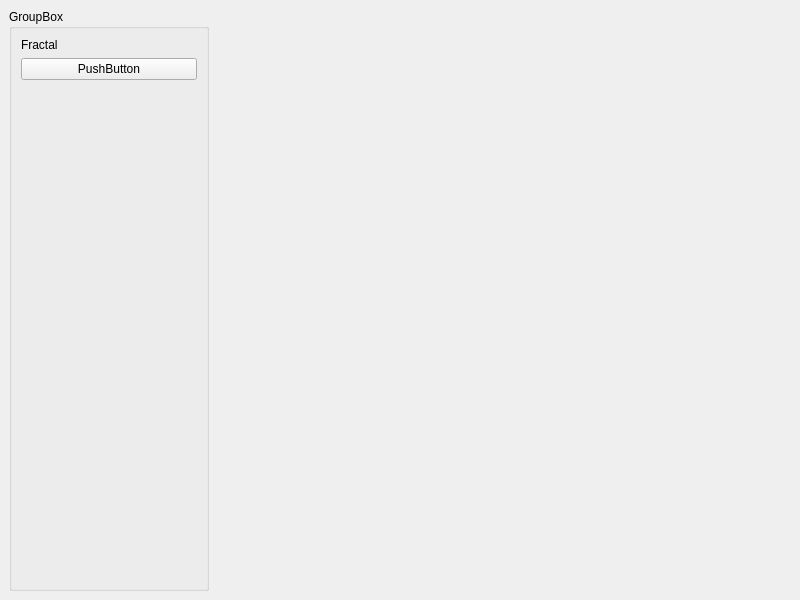
<?xml version="1.0" encoding="UTF-8"?>
<ui version="4.0">
 <class>MainWindow</class>
 <widget class="QMainWindow" name="MainWindow">
  <property name="geometry">
   <rect>
    <x>0</x>
    <y>0</y>
    <width>800</width>
    <height>600</height>
   </rect>
  </property>
  <property name="windowTitle">
   <string>Mandelbrot fractal - Mateusz Siedlecki</string>
  </property>
  <property name="styleSheet">
   <string notr="true">opacity: 0.5;</string>
  </property>
  <widget class="QWidget" name="centralwidget">
   <layout class="QHBoxLayout" name="horizontalLayout_2">
    <item>
     <widget class="QGroupBox" name="sidePanel">
      <property name="enabled">
       <bool>true</bool>
      </property>
      <property name="sizePolicy">
       <sizepolicy hsizetype="Fixed" vsizetype="Expanding">
        <horstretch>0</horstretch>
        <verstretch>0</verstretch>
       </sizepolicy>
      </property>
      <property name="maximumSize">
       <size>
        <width>200</width>
        <height>16777215</height>
       </size>
      </property>
      <property name="autoFillBackground">
       <bool>false</bool>
      </property>
      <property name="title">
       <string>GroupBox</string>
      </property>
      <property name="alignment">
       <set>Qt::AlignLeading|Qt::AlignLeft|Qt::AlignTop</set>
      </property>
      <layout class="QVBoxLayout" name="verticalLayout">
       <property name="sizeConstraint">
        <enum>QLayout::SetDefaultConstraint</enum>
       </property>
       <item>
        <widget class="QLabel" name="label">
         <property name="text">
          <string>Fractal</string>
         </property>
        </widget>
       </item>
       <item>
        <widget class="QPushButton" name="pushButton">
         <property name="text">
          <string>PushButton</string>
         </property>
        </widget>
       </item>
       <item>
        <spacer name="verticalSpacer">
         <property name="orientation">
          <enum>Qt::Vertical</enum>
         </property>
         <property name="sizeType">
          <enum>QSizePolicy::Expanding</enum>
         </property>
         <property name="sizeHint" stdset="0">
          <size>
           <width>20</width>
           <height>40</height>
          </size>
         </property>
        </spacer>
       </item>
      </layout>
     </widget>
    </item>
    <item>
     <widget class="QWidget" name="fractalCanvas" native="true">
      <property name="autoFillBackground">
       <bool>false</bool>
      </property>
      <property name="styleSheet">
       <string notr="true">colour:black;</string>
      </property>
     </widget>
    </item>
   </layout>
  </widget>
  <widget class="QMenuBar" name="menuBar">
   <property name="geometry">
    <rect>
     <x>0</x>
     <y>0</y>
     <width>800</width>
     <height>20</height>
    </rect>
   </property>
  </widget>
 </widget>
 <resources/>
 <connections/>
</ui>
